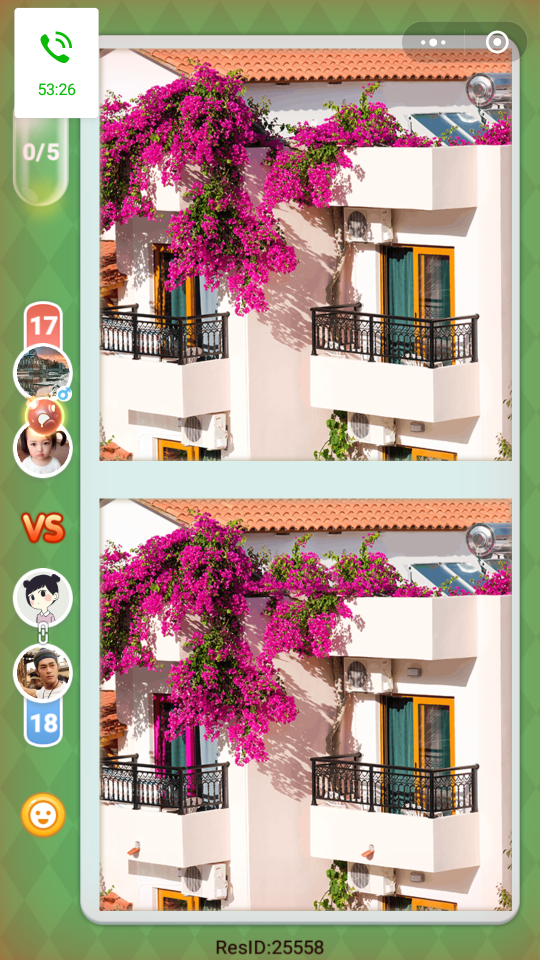
#> input picture screenshot.png, 1080 x 1920 px (shown at 1/2 size)
$ python mainLoop.py
#> lines starting #> are read from the running program, lines starting #| are printed output that depends on the picture; after the words box and inside, x2 and y2 are one past the last pixel; in counts of white or black regions, pixels touching at a corner belong together
### ImageProcessing/imageprocessing.py
# coding: utf-8

from PIL import Image
from PIL import ImageFilter
from pylab import *
import numpy as np


class ImageProcessing:
    def __init__(self, image_path, width, height, img1_pos, img2_pos):
#> called with image_path = 'screenshot.png', width = 820, height = 820, img1_pos = (200, 100, 1020, 920), img2_pos = (200, 1000, 1020, 1820)
        self.image_path = image_path
        self.image = Image.open("".join(("./", self.image_path)))
#> self.image is the input picture: PIL image 1080x1920 RGBA; mean R, G, B, A 176.6, 159.1, 144.6, 255
        self.width = width
        self.height = height
        self.img1_pos = img1_pos
        self.img2_pos = img2_pos
        self.img1 = Image
        self.img2 = Image
        self.diff_img = Image
        self.fix_img = Image

    def load_image(self):
        region1 = self.image.crop(self.img1_pos)
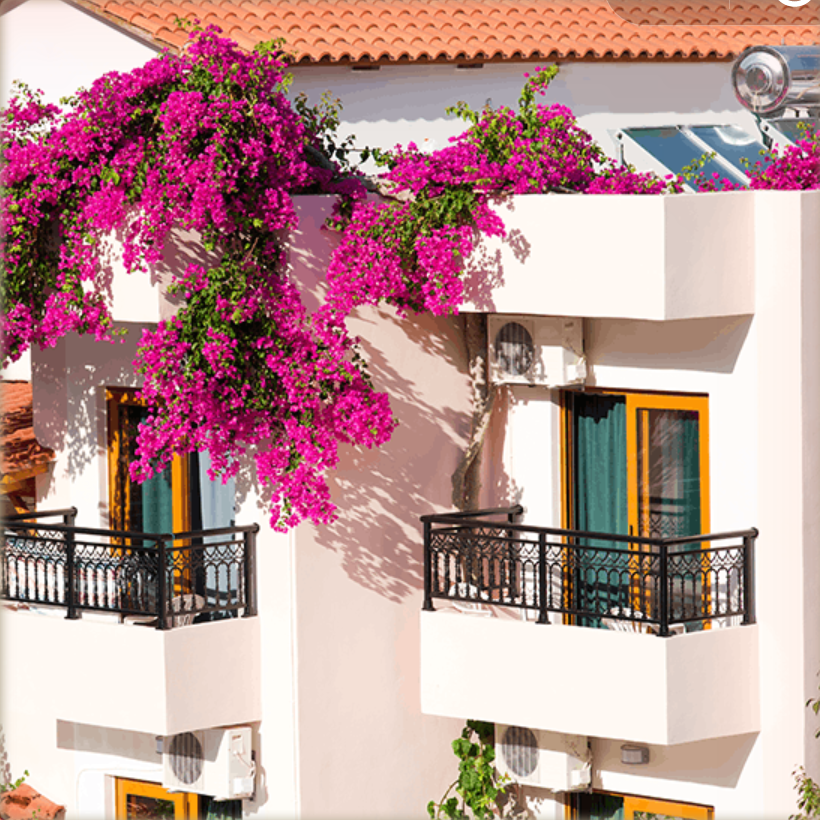
#> region1: PIL image 820x820 RGBA; mean R, G, B, A 186.2, 147.9, 146.4, 255
        region2 = self.image.crop(self.img2_pos)
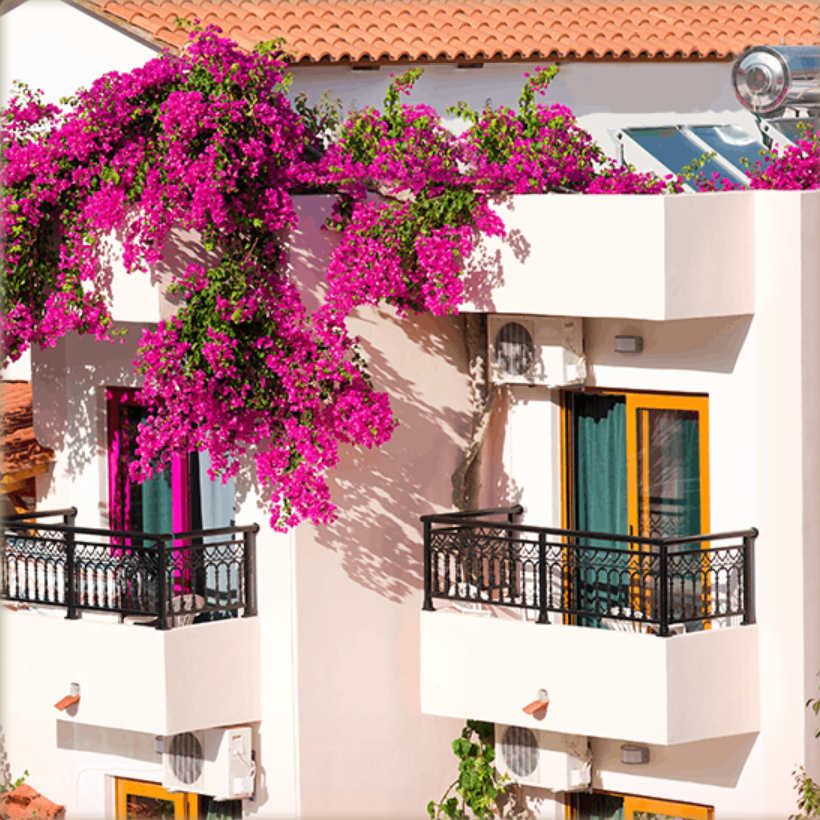
#> region2: PIL image 820x820 RGBA; mean R, G, B, A 186.1, 146.6, 146, 255
        im1 = array(region1)
        im2 = array(region2)
        self.img1 = Image.fromarray(im1)
        self.img2 = Image.fromarray(im2)
        return im1, im2

    def cmr_img(self, im1, im2):
        diff_mat = np.sum(np.abs(im1 - im2) > 3, 2)
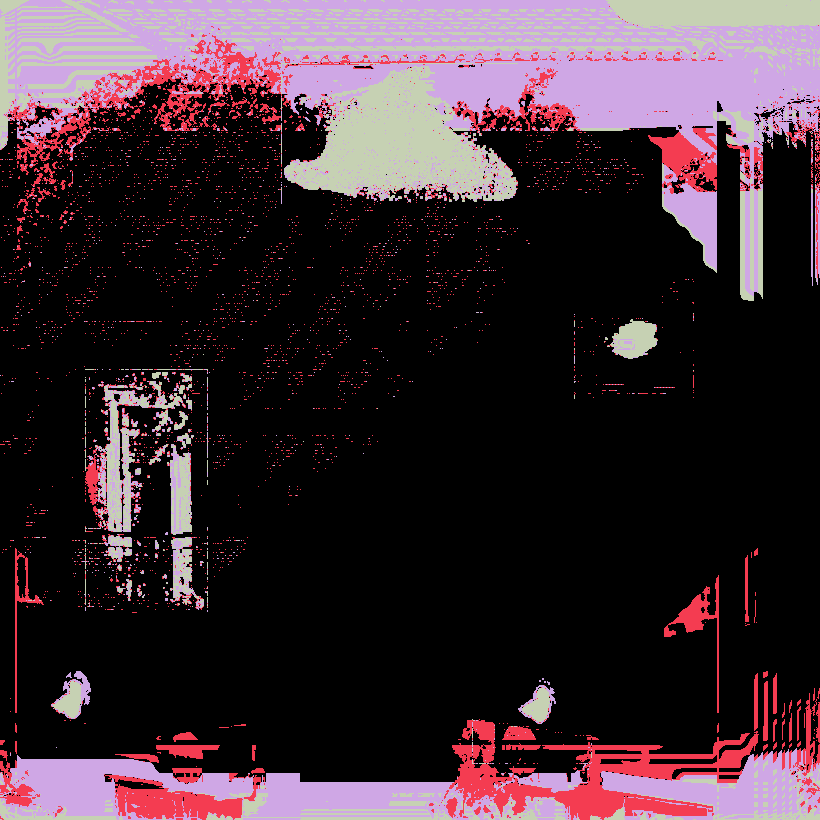
#> diff_mat: shape (820, 820) int64; 4 distinct labels, from 0 to 3; one colour per label, 0 black
        diff_mat[diff_mat > 0] = 1
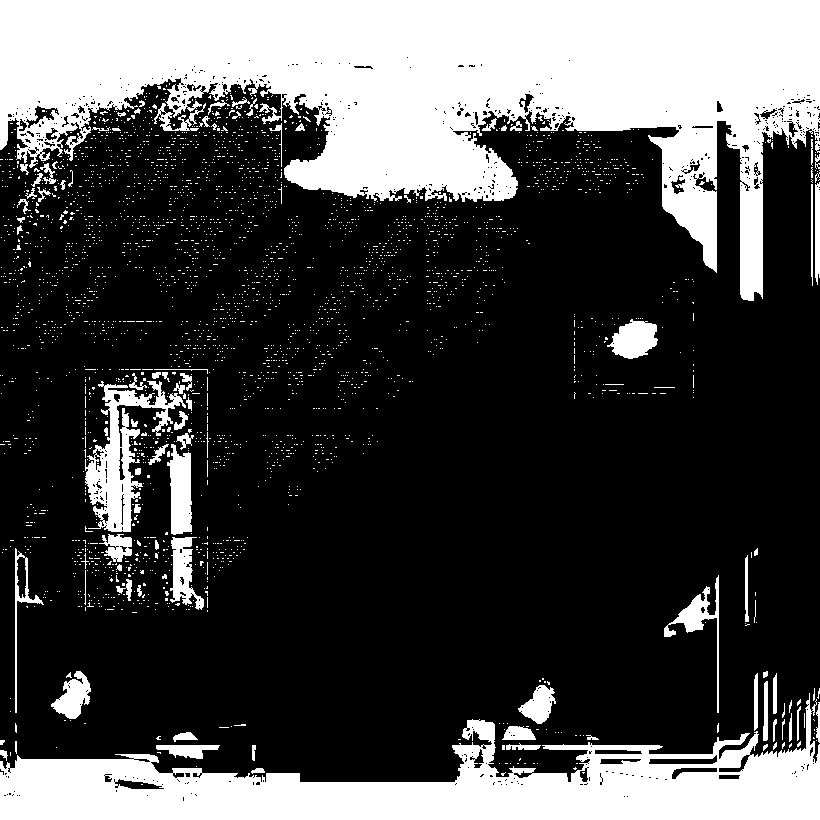
#> diff_mat: shape (820, 820) int64; values 0 (black) and 1 (white), 28.4% white; 3070 white regions (2976 under 20 px), largest, box (x1, y1, x2, y2) and area: (0, 0, 820, 301) 119860, (0, 693, 820, 820) 45284, (85, 381, 186, 532) 5107
        self.diff_img = diff_mat
#> (the run stopped early here; a loop or call above may not have finished)
